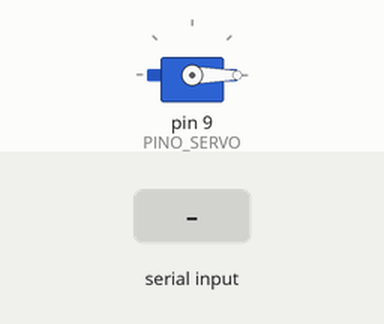
Recording of a sketch running on a simulated Arduino Uno, built with avr-gcc and run on an emulated ATmega328P. Shown: servo. The inputs (shaded band) are chosen by the test bench.

Above: at 1.2 s.
1.3 s: "A" received over the second serial link
At 2.0 s:
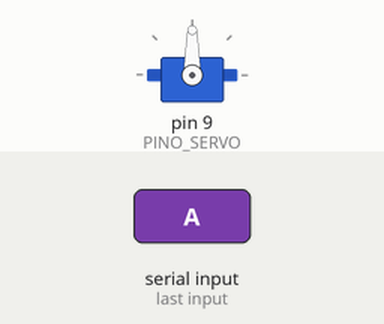
2.8 s: "F" received over the second serial link
At 3.2 s:
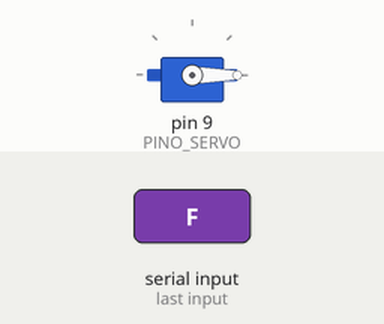
4.3 s: "a" received over the second serial link
At 5.5 s:
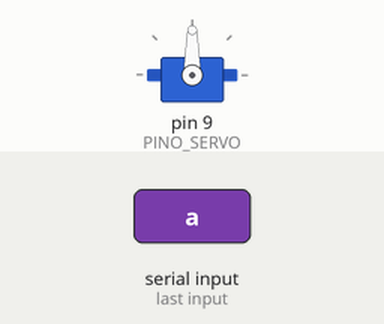
Timing chart, 0 to 7.3 s (numbered marks = the images above; inputs shaded):
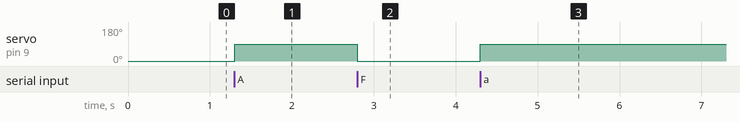

The sketch:

p08_servo_bluetooth.ino
```cpp
/*
 * Projeto 08: Fechadura / Cancela com Servo Motor
 * Atuador: Micro Servo 9g no pino 9
 * Comandos: 'A' (Abrir - 90 graus), 'F' (Fechar - 0 graus)
 */
#include <SoftwareSerial.h>
#include <Servo.h>

const byte PINO_BT_RX = 2;
const byte PINO_BT_TX = 3;
const byte PINO_SERVO = 9;

SoftwareSerial bluetooth(PINO_BT_RX, PINO_BT_TX);
Servo cancela;

void setup() {
  cancela.attach(PINO_SERVO);
  cancela.write(0); // Posição fechada inicial

  Serial.begin(9600);
  bluetooth.begin(9600);
  bluetooth.println(F("Fechadura pronta: envie 'A' para ABRIR ou 'F' para FECHAR."));
}

void loop() {
  if (bluetooth.available()) {
    char c = bluetooth.read();
    if (c == 'A' || c == 'a') {
      cancela.write(90); // Abre a cancela
      bluetooth.println(F("PORTA / CANCELA: ABERTA"));
    } else if (c == 'F' || c == 'f') {
      cancela.write(0);  // Fecha a cancela
      bluetooth.println(F("PORTA / CANCELA: FECHADA"));
    }
  }
}
```

Measured:
- after the input at 1.3 s, servo on pin 9 (PINO_SERVO): 0° → 90° at once
- after the input at 2.8 s, servo on pin 9 (PINO_SERVO): 90° → 0° at once
- after the input at 4.3 s, servo on pin 9 (PINO_SERVO): 0° → 90° at once
